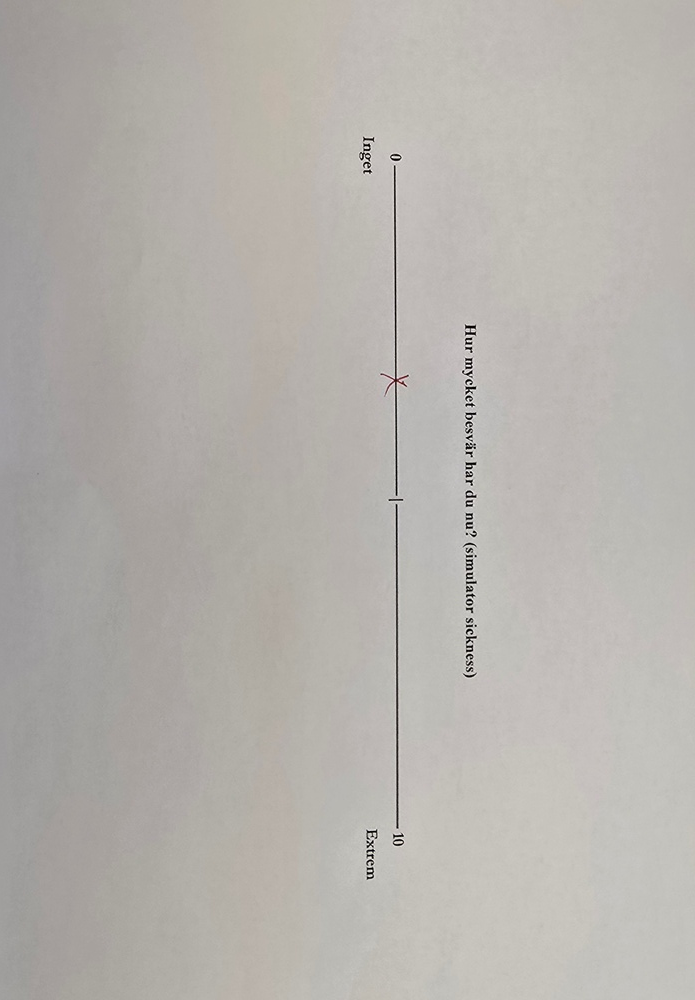
#> input picture Tools/Roller/VAS_digitizer/vas_scale.jpg, 695 x 1000 px, shrunk from 1909 x 2745 before the run
$ python VAS_digitizer.py
#> lines starting #> are read from the running program, lines starting #| are printed output that depends on the picture; after the words box and inside, x2 and y2 are one past the last pixel; in counts of white or black regions, pixels touching at a corner belong together
"""
VAS Scale Digitization Script
--------------------------------
Description:
This script processes an image of a Visual Analog Scale (VAS) to detect the position of a marked "X"
and convert it into a numerical value (0–10 scale). The script is designed to work with a **horizontal**
VAS scale but currently does not correctly detect the "X" when the scale is **vertical**.

Known Issues:
- If the VAS scale is **rotated vertically**, the script does not find the "X" correctly.
- The red line (detected VAS scale) is sometimes misplaced or misaligned.
- Detection of the "X" is inconsistent, especially if other marks or noise exist in the image.
- Needs improvements to handle different image resolutions and contrast variations.

Future Improvements:
- Implement **automatic rotation detection** to handle both horizontal and vertical VAS scales.
- Improve **image preprocessing** (adaptive thresholding, noise reduction).
- Use **contour analysis** or **machine learning** for better "X" detection.
- Add a **confidence score** to validate the detected position.

Usage:
Ensure OpenCV (`cv2`) and NumPy (`numpy`) are installed:
    pip install opencv-python numpy

Run the script with an image file:
    python VAS_digitizer.py path/to/image.jpg

Author: Robin Dahlkvist
Date: 2025-02-26
"""

import cv2
import numpy as np
import matplotlib.pyplot as plt

def process_vas_image(image_path):
    # Load image in grayscale
#> called with image_path = 'vas_scale.jpg'
    image = cv2.imread(image_path, cv2.IMREAD_GRAYSCALE)
#> image: shape (1000, 695); min 0, max 255, mean 178.8

    # Apply Gaussian blur to reduce noise
    blurred = cv2.GaussianBlur(image, (5, 5), 0)

    # Detect edges using Canny edge detection
    edges = cv2.Canny(blurred, 50, 150)
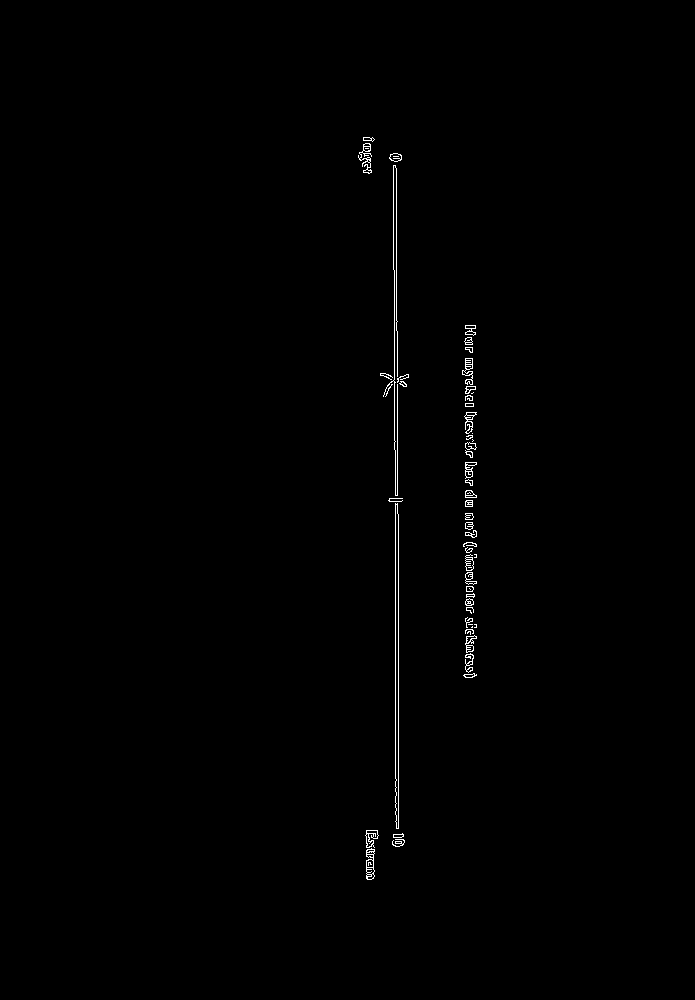
#> edges: shape (1000, 695); 0.48% white in thin lines or dots, all inside (x1, y1, x2, y2) = (358, 137, 477, 880)

    # Find contours
    contours, _ = cv2.findContours(edges, cv2.RETR_EXTERNAL, cv2.CHAIN_APPROX_SIMPLE)
#> contours = 53 contours, 22 with area under 20; largest, box (x1, y1, x2, y2) and area: (395, 503, 399, 829) 940, (366, 848, 375, 880) 196, (462, 358, 473, 385) 134, (365, 830, 379, 848) 113, (358, 143, 372, 174) 103

    # Sort contours by area and assume the largest one is the scale line
    contours = sorted(contours, key=cv2.contourArea, reverse=True)

    # Get bounding box of the scale
    x, y, w, h = cv2.boundingRect(contours[0])
#> x = 395; y = 503; w = 4; h = 326

    # Extract the region of interest (ROI) for further processing
    roi = image[y:y+h, x:x+w]
#> roi = 326 rows, first 6: [179, 187, 186, 184], [142, 44, 155, 204], [147, 0, 121, 224], [153, 3, 125, 210], [146, 10, 130, 206], [153, 12, 123, 204]

    # Convert image to binary (Thresholding)
    _, thresh = cv2.threshold(roi, 128, 255, cv2.THRESH_BINARY_INV)
#> thresh = 326 rows, first 6: [0, 0, 0, 0], [0, 255, 0, 0], [0, 255, 255, 0], [0, 255, 255, 0], [0, 255, 0, 0], [0, 255, 255, 0]

    # Find marks (assuming they are darker than the background)
    marks_contours, _ = cv2.findContours(thresh, cv2.RETR_EXTERNAL, cv2.CHAIN_APPROX_SIMPLE)
#> marks_contours = 1 contour; box (x1, y1, x2, y2) and area: (1, 1, 4, 326) 325

    if not marks_contours:
        print("No marks detected!")
        return None

    # Assume the leftmost mark is the user's selection
    mark_x = min([cv2.boundingRect(cnt)[0] for cnt in marks_contours])
#> mark_x = 1

    # Normalize position to a 0-100 scale
    vas_score = (mark_x / w) * 100
#> vas_score = 25

    # Display result
    plt.figure(figsize=(8, 4))
    plt.imshow(image, cmap='gray')
    plt.axvline(x + mark_x, color='r', linestyle='--', label=f"VAS Score: {vas_score:.1f}")
    plt.legend()
    plt.show()
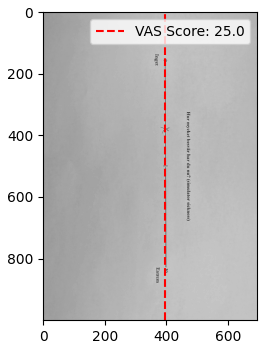
#> figure drawn by matplotlib, 1 panel

    return round(vas_score, 1)

# Example usage
image_path = "vas_scale.jpg"  # Change to your actual image path
vas_score = process_vas_image(image_path)
#> vas_score = 25
print(f"VAS Score: {vas_score}")
#| VAS Score: 25.0
